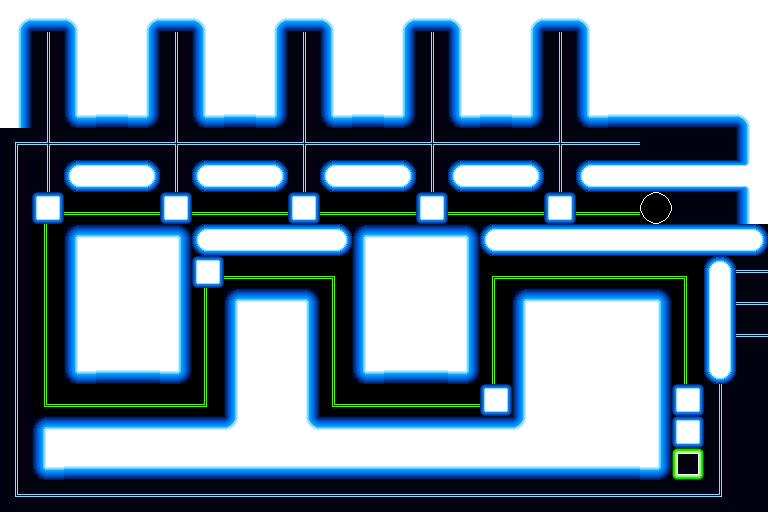

Tiled map render using the project's own tile images. Description and the map definition, with tile-layer contents summarised, below:
An orthogonal 24x16 tile map with 32x32 px tiles, 1 tile layer (Tiles), 2 tilesets and 40 objects (9x Wall, 9x Emitter, 9x Door, 8x Switch, Particle, ...).

<map version="1.0" orientation="orthogonal" width="24" height="16" tilewidth="32" tileheight="32">
 <properties>
  <property name="nextLevel" value="level5" />
  <property name="title" value="Race Condition" />
 </properties>
 <tileset firstgid="1" name="Basic" tilewidth="32" tileheight="32">
  <image source="../img/tiles.png" width="256" height="128" />
 </tileset>
 <tileset firstgid="33" name="Lights" tilewidth="32" tileheight="32">
  <image source="../img/tiles_blue.png" width="512" height="256" />
 </tileset>
 <layer name="Tiles" width="24" height="16">
  <data>[384 cells, 384 non-empty, 39 distinct tile ids]</data>
 </layer>
 <objectgroup name="Walls" width="24" height="16">
  <object name="Wall" x="32" y="224">
   <polyline points="0,0 0,192" />
  </object>
  <object name="Wall" x="32" y="416">
   <polyline points="0,0 0,64 640,64 640,-128 480,-128 480,0 288,0 288,-128 192,-128 192,0 0,0" />
  </object>
  <object name="Wall" x="64" y="224">
   <polyline points="0,0 0,160 128,160 128,32 288,32 288,160 416,160 416,32 640,32 640,256 640,256 640,32 704,32 704,0 0,0" />
  </object>
  <object name="Wall" x="736" y="224">
   <polyline points="0,0 0,-32 -160,-32 -160,-64 0,-64 0,-96 -160,-96 -160,-192 -192,-192 -192,-96 -288,-96 -288,-192 -320,-192 -320,-96 -416,-96 -416,-192 -448,-192 -448,-96 -544,-96 -544,-192 -576,-192 -576,-96 -672,-96 -672,-192 -704,-192 -704,-96 -736,-96 -736,288 32,288 32,-224 -736,-224 -736,-64" />
  </object>
  <object name="Wall" x="448" y="160" width="96" height="32" />
  <object name="Wall" x="320" y="160" width="96" height="32" />
  <object name="Wall" x="192" y="160" width="96" height="32" />
  <object name="Wall" x="64" y="160" width="96" height="32" />
  <object name="Wall" x="672" y="480">
   <polyline points="0,0 32,0" />
  </object>
 </objectgroup>
 <objectgroup name="Objects" width="24" height="16">
  <object name="Particle" x="640" y="192" width="32" height="32" />
  <object name="Emitter" x="544" y="32" width="32" height="32" />
  <object name="Wave" x="640" y="128" width="32" height="32" />
  <object name="t0" x="672" y="128" width="32" height="32" />
  <object name="t1" x="704" y="128" width="32" height="32" />
  <object name="Emitter" x="416" y="32" width="32" height="32" />
  <object name="Emitter" x="288" y="32" width="32" height="32" />
  <object name="Emitter" x="160" y="32" width="32" height="32" />
  <object name="Emitter" x="32" y="32" width="32" height="32" />
  <object name="Switch" x="544" y="192" width="32" height="32" />
  <object name="Switch" x="416" y="192" width="32" height="32" />
  <object name="Switch" x="288" y="192" width="32" height="32" />
  <object name="Switch" x="160" y="192" width="32" height="32" />
  <object name="Switch" x="32" y="192" width="32" height="32" />
  <object name="Door" x="544" y="128" width="32" height="32" />
  <object name="Door" x="416" y="128" width="32" height="32" />
  <object name="Door" x="288" y="128" width="32" height="32" />
  <object name="Door" x="160" y="128" width="32" height="32" />
  <object name="Door" x="32" y="128" width="32" height="32" />
  <object name="Emitter" x="736" y="256" width="32" height="32" />
  <object name="Emitter" x="736" y="288" width="32" height="32" />
  <object name="Emitter" x="736" y="320" width="32" height="32" />
  <object name="Emitter" x="736" y="416" width="32" height="32" />
  <object name="Switch" x="192" y="256" width="32" height="32" />
  <object name="Switch" x="672" y="384" width="32" height="32" />
  <object name="Door" x="704" y="256" width="32" height="32" />
  <object name="Door" x="704" y="288" width="32" height="32" />
  <object name="Door" x="704" y="320" width="32" height="32" />
  <object name="Door" x="704" y="416" width="32" height="32" />
  <object name="Goal" x="672" y="448" width="32" height="32" />
  <object name="Switch" x="672" y="416" width="32" height="32" />
 </objectgroup>
</map>
